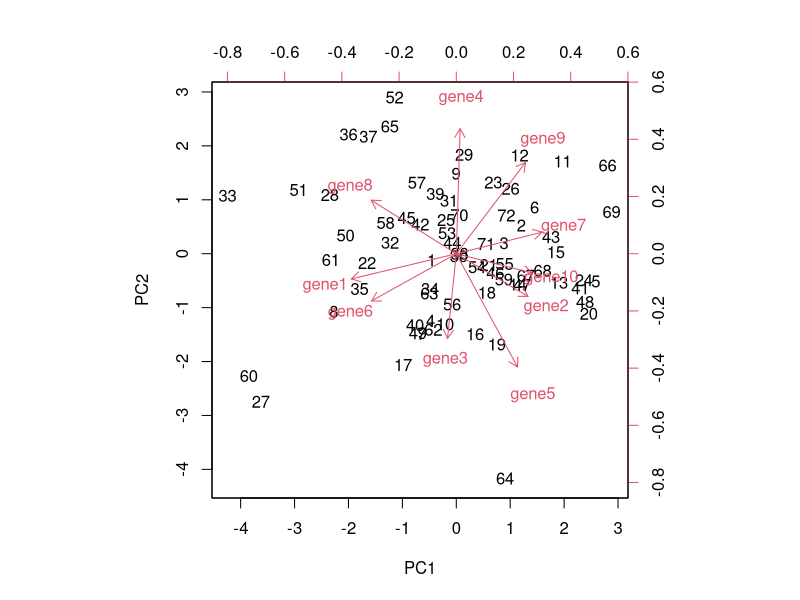
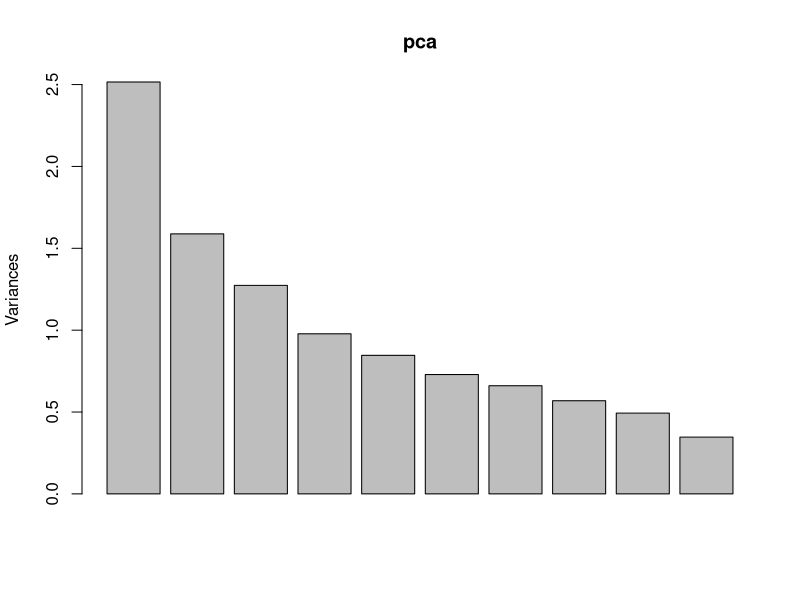
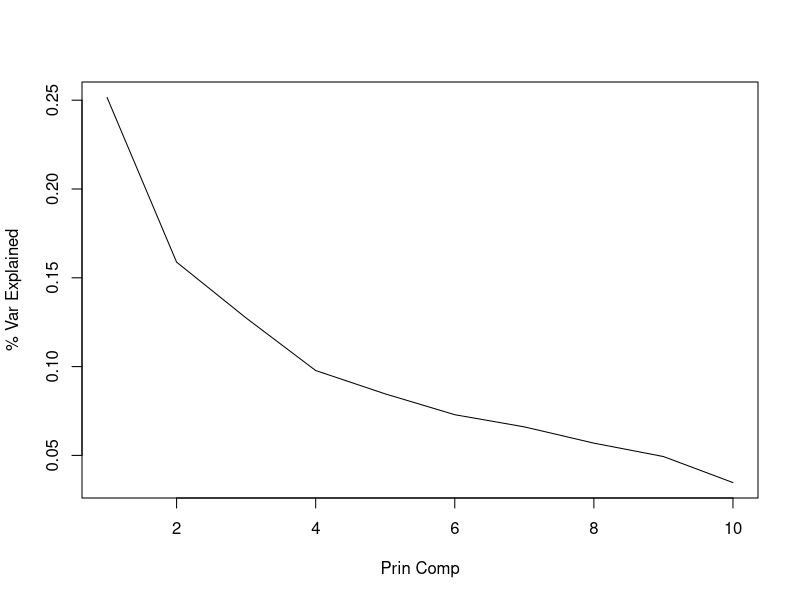
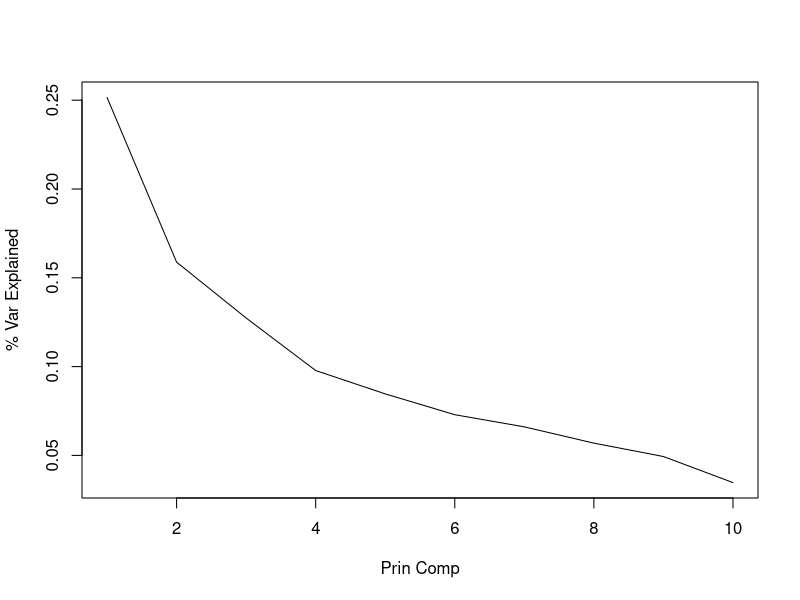
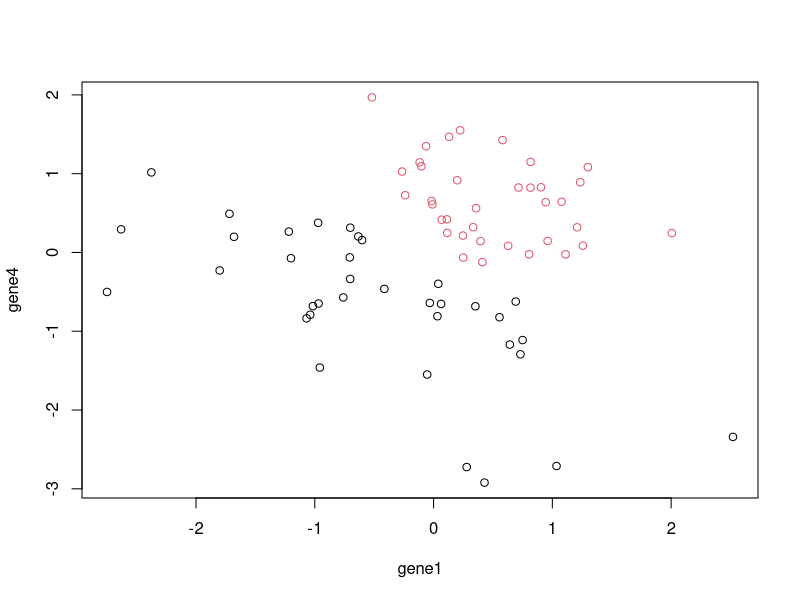
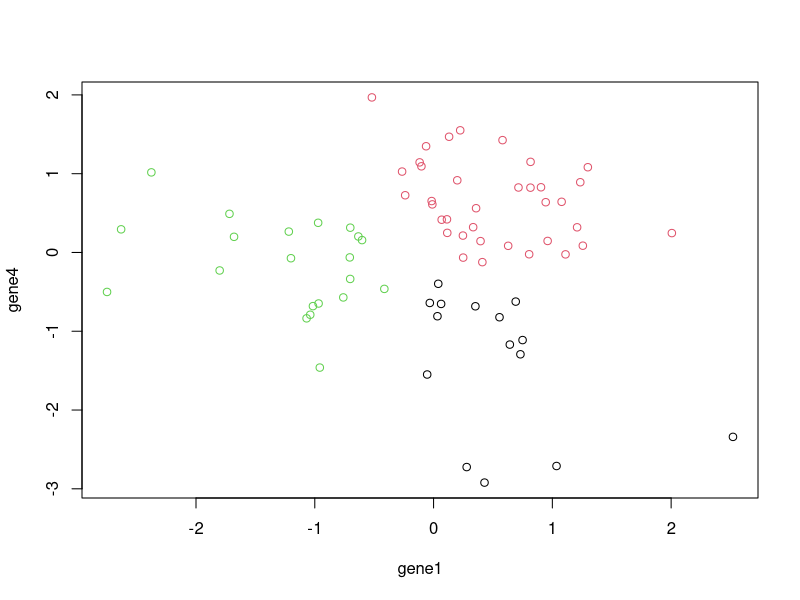
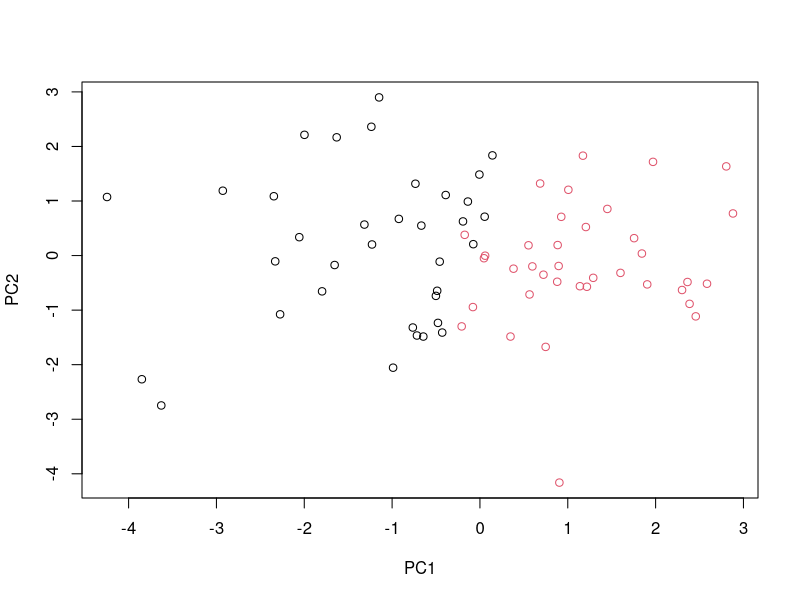
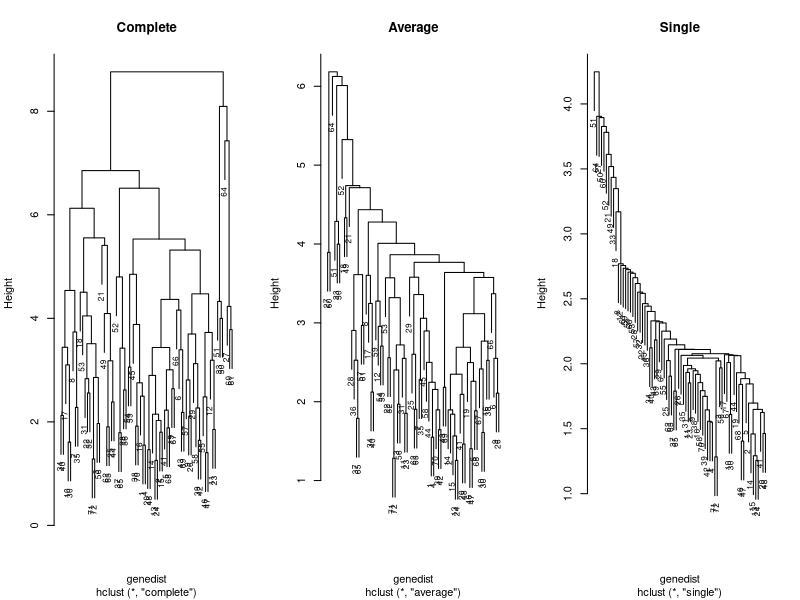

Write R code to recreate these figures, in order.
# Chapter 10 Code

leuk <- read.csv(file="Data/leukemia.csv")
genes <- leuk[, -11]

# PCA ----------------------------------------------------------------------------------

pca <- prcomp(genes) 

pca$rotation 		
pca$x				
pca$sdev^2			
sum(pca$sdev^2)		

summary(pca)		
summary(pca)[[6]][2, ]	
summary(pca)[[6]][3, ]	

biplot(pca, scale = 0)

plot(pca)
plot(1:10, pca$sdev^2/10, type = "l", xlab = "Prin Comp", ylab = "% Var Explained")
plot(1:10, summary(pca)[[6]][2,], type = "l", xlab = "Prin Comp", ylab = "% Var Explained")



# k-means -------------------------------------------------------------------------------

set.seed(245)

newgenes <- genes[, c(1, 4)]


km2 <- kmeans(newgenes, 2, nstart = 20)
km2$cluster
plot(newgenes, col = km2$cluster)

km3 <- kmeans(newgenes, 3, nstart = 20)
km3$cluster
plot(newgenes, col = km3$cluster)

kmfull <- kmeans(genes, 2, nstart = 20)

plot(pca$x[, 1], pca$x[, 2], col = kmfull$cluster, xlab = "PC1", ylab = "PC2")



# Hierachical clustering ----------------------------------------------------------------

genedist <- dist(genes)
hcComp <- hclust(genedist, method = "complete")
hcAvg <- hclust(genedist, method = "average")
hcSingle <- hclust(genedist, method = "single")

par(mfrow = c(1, 3))
plot(hcComp, main = "Complete", cex = 0.75)
plot(hcAvg, main = "Average", cex = 0.75)
plot(hcSingle, main = "Single", cex = 0.75)

?cutree
cutree(hcComp, k = 2)
cutree(hcComp, h = 8.25)

par(mfrow = c(1, 2))
newgenedist <- as.dist(1 - cor(t(genes)))
hcCorr <- hclust(newgenedist, method = "complete")
plot(hcCorr, cex = 0.5)

newgenedist2 <- as.dist(1 - cor(genes))
hcCorr2 <- hclust(newgenedist2, method = "complete")
plot(hcCorr2)


